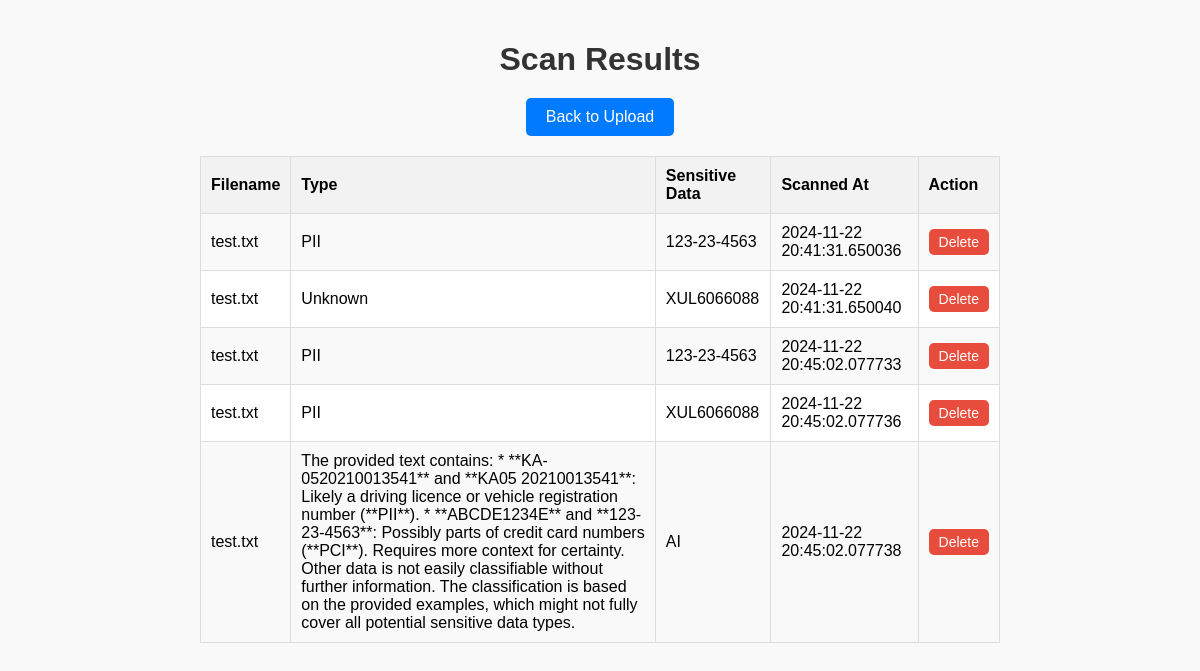
The page /scans on the database as committed earlier.
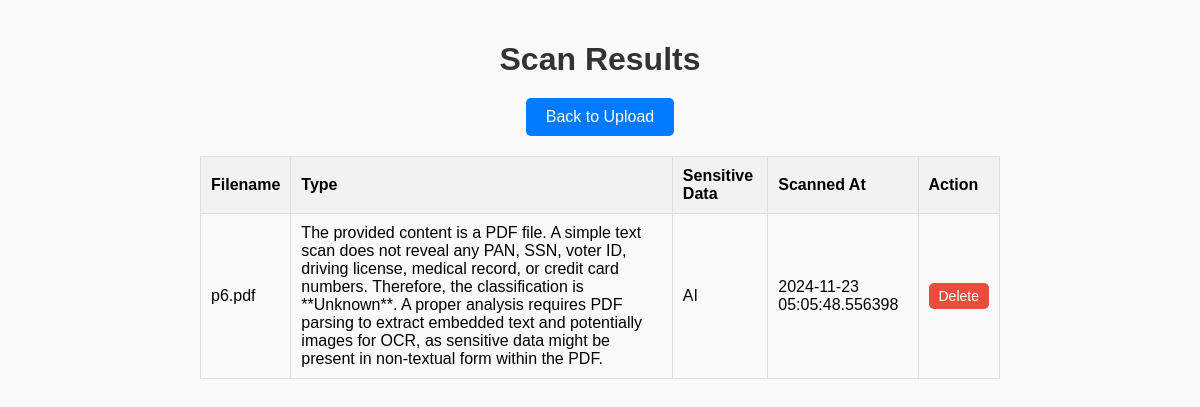
The same page on the database as committed later.
### app/database.py (models this page shows)
class ScanResult(Base):
    __tablename__ = "scan_results"
    id = Column(Integer, primary_key=True, index=True)
    filename = Column(String, index=True)  # filename
    datatype = Column(String)  # sensitive data type
    value = Column(String)  # detected information
    date = Column(DateTime, default=datetime.datetime.utcnow)

### app/main.py (the view)
@app.get("/scans", response_class=HTMLResponse)
async def list_scans(request: Request, db: Session = Depends(get_db)):
    scans = db.query(ScanResult).all()
    return templates.TemplateResponse("scans.html", {"request": request, "scans": scans})

### app/templates/scans.html (shortened to what this page needs)
<!DOCTYPE html>
<html>
<head>
</head>
<body>
    <h1>Scan Results</h1>
    <div class="center-div">
        <a href="/" class="button-link">Back to Upload</a>
    </div>
    <table id="scans-table">
        <tr>
            <th>Filename</th>
            <th>Type</th>
            <th>Sensitive Data</th>
            <th>Scanned At</th>
            <th>Action</th>
        </tr>
        {% for scan in scans %}
        <tr id="scan-row-{{ scan.id }}">
            <td>{{ scan.filename }}</td>
            <td>{{ scan.datatype }}</td>
            <td>{{ scan.value }}</td>
            <td>{{ scan.date }}</td>
            <td>
                <button onclick="deleteScan({{ scan.id }})">Delete</button>
            </td>
        </tr>
        {% endfor %}
    </table>
</body>
</html>

### app/templates/scans.html (style rules this page uses)
body { font-family: Arial, sans-serif; max-width: 800px; margin: 0 auto; padding: 20px; background-color: #f9f9f9; }
h1 { text-align: center; color: #333; margin-bottom: 20px; }
.button-link { display: inline-block; margin-bottom: 20px; padding: 10px 20px; background-color: #007BFF; color: white; text-decoration: none; font-size: 16px; border-radius: 5px; text-align: center; cursor: pointer; }
table { width: 100%; border-collapse: collapse; margin-bottom: 20px; background-color: #fff; border: 1px solid #ddd; }
th, td { border: 1px solid #ddd; padding: 10px; text-align: left; }
th { background-color: #f2f2f2; font-weight: bold; }
tr:nth-child(even) { background-color: #f9f9f9; }
button { background-color: #e74c3c; color: white; border: none; padding: 5px 10px; border-radius: 5px; cursor: pointer; font-size: 14px; }
.center-div { display: flex; justify-content: center; }

Rows that differ between the two databases and show on the page:
removed ScanResult: filename "test.txt", datatype "PII", value "123-23-4563", date "2024-11-22 20:41:31.650036"
removed ScanResult: filename "test.txt", datatype "Unknown", value "XUL6066088", date "2024-11-22 20:41:31.650040"
removed ScanResult: filename "test.txt", datatype "PII", value "123-23-4563", date "2024-11-22 20:45:02.077733"
removed ScanResult: filename "test.txt", datatype "PII", value "XUL6066088", date "2024-11-22 20:45:02.077736"
removed ScanResult: filename "test.txt", datatype "The provided text contains: * **KA-0520210013541** and **KA05 20210013541**: Likely a driving licence or vehicle registration number (**PII**). * **ABCDE1234E** and **123-23-4563**: Possibly parts of credit card numbers (**PCI**). Requires more context for certainty. Other data is not easily classifiable without further information. The classification is based on the provided examples, which might not fully cover all potential sensitive data types.", value "AI", date "2024-11-22 20:45:02.077738"
added ScanResult: filename "p6.pdf", datatype "The provided content is a PDF file. A simple text scan does not reveal any PAN, SSN, voter ID, driving license, medical record, or credit card numbers. Therefore, the classification is **Unknown**. A proper analysis requires PDF parsing to extract embedded text and potentially images for OCR, as sensitive data might be present in non-textual form within the PDF.", value "AI", date "2024-11-23 05:05:48.556398"
